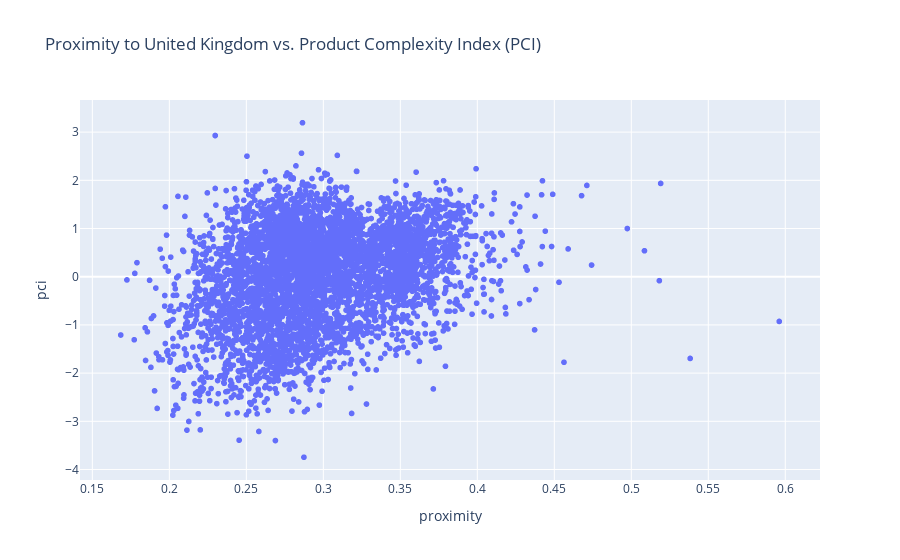

Notebook code cell kept with this figure:
### Code cell
# interactive plot with names on hover
fig = px.scatter(proximity_to_country, x='proximity', y='pci', hover_name=proximity_to_country.index,
                 title = 'Proximity to ' + country + ' vs. Product Complexity Index (PCI)')
fig.show()

### Figure 1 — Plotly figure (JSON) as saved in the notebook; plotly's stock layout.template omitted (floating-point values rounded to 4 significant figures; data arrays with more than 128 entries replaced by an {"elided": "..."} marker saying what was removed)
{"data": [{"hovertemplate": "<b>%{hovertext}</b><br><br>proximity=%{x}<br>pci=%{y}<extra></extra>", "hovertext": {"elided": "4648 str values"}, "legendgroup": "", "marker": {"color": "#636efa", "symbol": "circle"}, "mode": "markers", "name": "", "showlegend": false, "type": "scattergl", "x": {"elided": "4648 float values"}, "xaxis": "x", "y": {"elided": "4648 float values"}, "yaxis": "y"}], "layout": {"legend": {"tracegroupgap": 0}, "title": {"text": "Proximity to United Kingdom vs. Product Complexity Index (PCI)"}, "xaxis": {"anchor": "y", "domain": [0, 1], "title": {"text": "proximity"}}, "yaxis": {"anchor": "x", "domain": [0, 1], "title": {"text": "pci"}}}}
